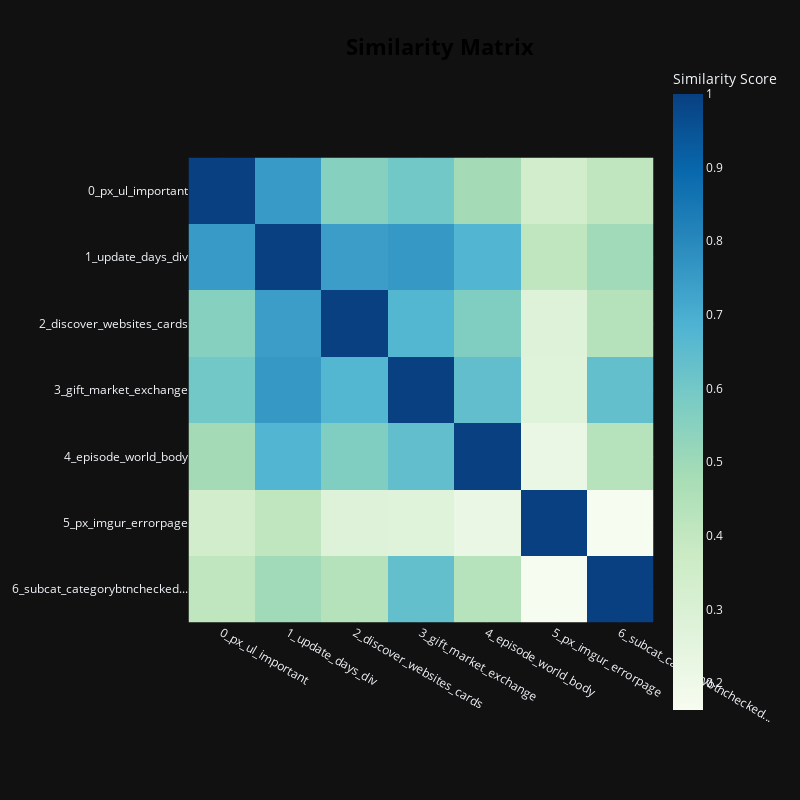

Notebook code cell kept with this figure:
### Code cell
topic_model.visualize_heatmap()

### Figure 1 — Plotly figure (JSON) as saved in the notebook; plotly's stock layout.template omitted (floating-point values rounded to 4 significant figures)
{"data": [{"coloraxis": "coloraxis", "name": "0", "x": ["0_px_ul_important", "1_update_days_div", "2_discover_websites_cards", "3_gift_market_exchange", "4_episode_world_body", "5_px_imgur_errorpage", "6_subcat_categorybtnchecked..."], "y": ["0_px_ul_important", "1_update_days_div", "2_discover_websites_cards", "3_gift_market_exchange", "4_episode_world_body", "5_px_imgur_errorpage", "6_subcat_categorybtnchecked..."], "z": [[1.0, 0.753, 0.556, 0.6018, 0.4873, 0.3409, 0.4114], [0.753, 1.0, 0.7413, 0.7591, 0.6775, 0.4079, 0.4953], [0.556, 0.7413, 1.0, 0.6715, 0.5692, 0.2796, 0.4363], [0.6018, 0.7591, 0.6715, 1.0, 0.64, 0.2748, 0.637], [0.4873, 0.6775, 0.5692, 0.64, 1.0, 0.2226, 0.4342], [0.3409, 0.4079, 0.2796, 0.2748, 0.2226, 1.0, 0.1632], [0.4114, 0.4953, 0.4363, 0.637, 0.4342, 0.1632, 1.0]], "type": "heatmap", "xaxis": "x", "yaxis": "y", "hovertemplate": "x: %{x}<br>y: %{y}<br>Similarity Score: %{z}<extra></extra>"}], "layout": {"xaxis": {"anchor": "y", "domain": [0.0, 1.0], "scaleanchor": "y", "constrain": "domain"}, "yaxis": {"anchor": "x", "domain": [0.0, 1.0], "autorange": "reversed", "constrain": "domain"}, "coloraxis": {"colorbar": {"title": {"text": "Similarity Score"}}, "colorscale": [[0.0, "rgb(247,252,240)"], [0.125, "rgb(224,243,219)"], [0.25, "rgb(204,235,197)"], [0.375, "rgb(168,221,181)"], [0.5, "rgb(123,204,196)"], [0.625, "rgb(78,179,211)"], [0.75, "rgb(43,140,190)"], [0.875, "rgb(8,104,172)"], [1.0, "rgb(8,64,129)"]]}, "margin": {"t": 60}, "title": {"font": {"size": 22, "color": "Black"}, "text": "<b>Similarity Matrix</b>", "y": 0.95, "x": 0.55, "xanchor": "center", "yanchor": "top"}, "hoverlabel": {"font": {"size": 16, "family": "Rockwell"}, "bgcolor": "white"}, "width": 800, "height": 800, "showlegend": true, "legend": {"title": {"text": "Trend"}}}}
